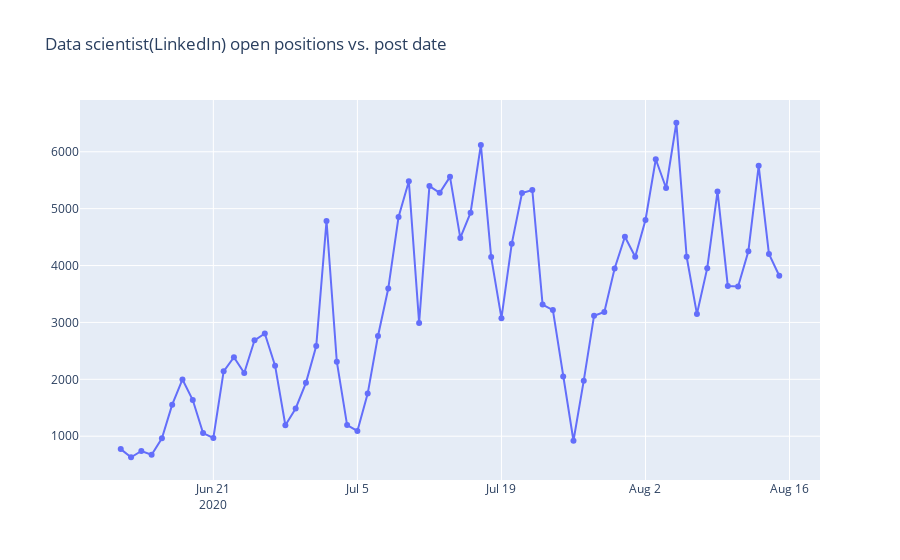

Notebook code for this chart:
### Code cell
fig = go.Figure()

fig.add_trace(go.Scatter(x=df_date_linkedin_trunc.index, y=df_date_linkedin_trunc['Jobnums'], mode='lines+markers'))

fig.update_layout(title='Data scientist(LinkedIn) open positions vs. post date')
fig.show()
